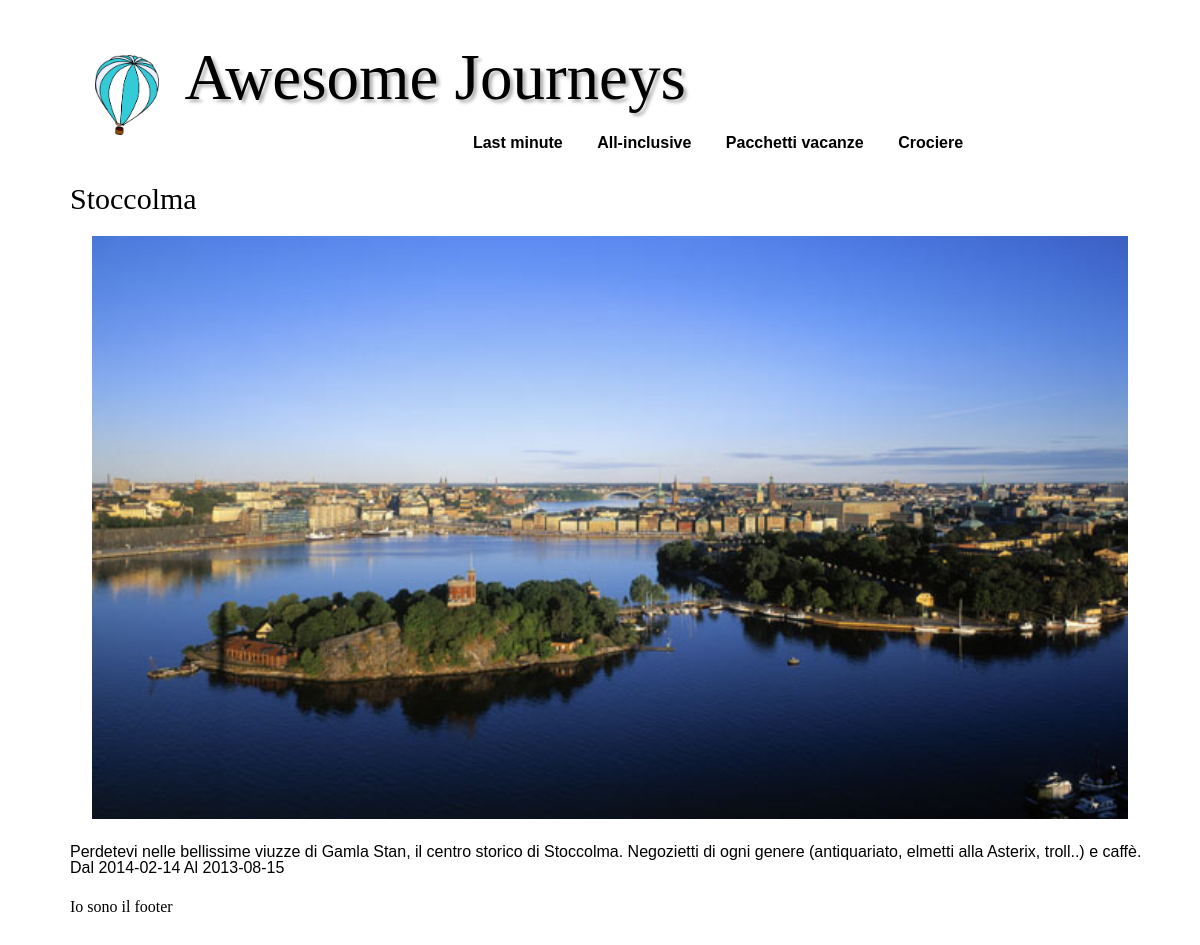
Page /AwesomeJourneys/index.php?op=selectJourney&id=2 on the committed database.
### tables this page shows
CREATE TABLE IF NOT EXISTS `journey` (
  `id_journey` int(11) NOT NULL AUTO_INCREMENT,
  `start_date` date NOT NULL,
  `end_date` date NOT NULL,
  `itinerary` int(11) NOT NULL,
  `creator` varchar(30) NOT NULL,
  `published` tinyint(1) NOT NULL DEFAULT '0',
  `publish_date` date DEFAULT NULL,
  PRIMARY KEY (`id_journey`),
  KEY `itinerary` (`itinerary`),
  KEY `creator` (`creator`),
  KEY `creator_2` (`creator`)
);

CREATE TABLE IF NOT EXISTS `itinerary` (
  `ID` int(11) NOT NULL AUTO_INCREMENT,
  `name` varchar(50) DEFAULT NULL,
  `description` text,
  `photo` varchar(255) DEFAULT NULL,
  `itinerary_creator` varchar(30) NOT NULL,
  `state` int(11) NOT NULL,
  `published` tinyint(1) NOT NULL DEFAULT '0',
  `start_location` varchar(100) NOT NULL,
  `end_location` varchar(100) DEFAULT NULL,
  PRIMARY KEY (`ID`),
  KEY `itinerary_creator` (`itinerary_creator`)
);

### AwesomeJourneys/controller/SearchController.php (called while the page is built, shortened)
<?php
include_once 'model/Journey/JourneySearchResult.php';
class SearchController {
    public function getJourney($id){
        if(isset($_SESSION['utente'])){
            $user = unserialize($_SESSION['utente']);
            return $user->getJourney($id);
        }
        else {
            $searchResult = new JourneySearchResult();
            $searchResult->search("SELECT * "
                                . "FROM journey INNER JOIN itinerary ON journey.itinerary = itinerary.ID "
                                . "WHERE journey.id_journey=$id");
            return $searchResult->fetchObject();
        }
    }
}
?>

### AwesomeJourneys/model/AJConnection.php (called while the page is built, shortened)
<?php
class AJConnection {
    private $link;
    function __construct(){
        $this->link = @mysql_connect(HOST, UTENTE, PASS) or die('Errore nella connessione: ' . mysql_error());
    }
    public function executeQuery($query){
        if($this->link){
            $tabella = @mysql_query($query) or die(@mysql_error());
            if($tabella){
                $risultato = NULL;
                while($row = @mysql_fetch_object($tabella)){
                    $risultato[] = $row;
                }
                return $risultato;
            }
            return FALSE;
        }
    }
}
?>

### AwesomeJourneys/model/Journey/JourneySearchResult.php (called while the page is built, shortened)
<?php
include_once 'model/AJConnection.php';
include_once 'model/Journey/Journey.php';
include_once 'model/Itinerary/CompleteItinerary.php';
class JourneySearchResult {
    public function search($query = NULL){
        $c = new AJConnection();
        if($c){
            $table = $c->executeQuery($query);
        }
    }
}
?>

### AwesomeJourneys/model/Journey/Journey.php (called while the page is built, shortened)
<?php
include_once 'model/Itinerary/ItineraryState.php';
class Journey {
    protected $itinerary;
    protected $startDate;
    protected $endDate;
    public function __construct($id, CompleteItinerary $itinerary, $start_date, $end_date, $creator) {
        $this->itinerary = $itinerary;
        $this->startDate = $start_date;
        $this->endDate = $end_date;
    }
    public function getStartDate(){
        return $this->startDate;
    }
    public function getEndDate(){
        return $this->endDate;
    }
    public function getItinerary(){
        return $this->itinerary;
    }
}
?>

### AwesomeJourneys/model/Itinerary/CompleteItinerary.php (called while the page is built, shortened)
<?php
include_once 'model/Enumerations/ItineraryState.php';
include_once 'ItineraryState.php';
class CompleteItinerary extends ItineraryState{
    function __construct($creator, $name, $description, $id = NULL) {
        $this->name = $name;
        $this->description = $description;
    }
}

### AwesomeJourneys/model/Itinerary/ItineraryState.php (called while the page is built, shortened)
<?php
include_once 'model/AJConnection.php';
abstract class ItineraryState{
    protected $name;
    protected $description;
    protected $photo;
    public function getName() { return $this->name; }
    public function getDescription() { return $this->description; }
    public function getPhoto() { return $this->photo; }
    public function setPhoto($photo) { $this->photo = $photo; }
}

### AwesomeJourneys/view/journey.php (the view)
<?php $itinerary = $this->model->getItinerary(); ?>
<div style="width:100%;">
<h3><?php echo $itinerary->getName(); ?></h3>
<img style="margin:2%; width:96%;" src="images/journeys/<?php echo $itinerary->getPhoto(); ?>" />
<p><?php echo $itinerary->getDescription(); ?></p>
<div>
    <span><label>Dal </label><?php echo $this->model->getStartDate(); ?></span>
    <span><label>Al </label><?php echo $this->model->getEndDate(); ?></span>
</div>
</div>

### rows in the picture
journey: itinerary.name "Stoccolma", itinerary.photo (picture), itinerary.description "Perdetevi nelle bellissime viuzze di Gamla Stan, il centro storico di Stoccolma. Negozietti di ogni genere (antiquariato, elmetti alla Asterix, troll..) e caffè.", start_date "2014-02-14", end_date "2013-08-15"
